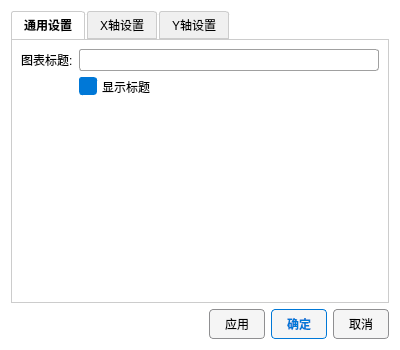
<?xml version="1.0" encoding="UTF-8"?>
<ui version="4.0">
 <class>ChartSetting1</class>
 <widget class="QDialog" name="ChartSetting1">
  <property name="geometry">
   <rect>
    <x>0</x>
    <y>0</y>
    <width>400</width>
    <height>350</height>
   </rect>
  </property>
  <property name="windowTitle">
   <string>图表设置</string>
  </property>
  <property name="styleSheet">
   <string notr="true">/* =======================================================
   图表设置弹窗专用样式表 (ChartSetting1)
   作用：将样式写死，隔离外部影响，强制修复复选框显示问题
======================================================= */

/* 1. 窗口全局设置：白底黑字 */
QDialog {
    background-color: #ffffff;
    color: #000000;
    font-family: &quot;Microsoft YaHei&quot;;
    font-size: 10pt;
}

/* 2. 复选框核心修复 (CheckBox) */
QCheckBox {
    spacing: 5px;
    color: #000000; /* 文字黑色 */
    background-color: transparent;
}

/* 自定义复选框的“框” (Indicator) */
QCheckBox::indicator {
    width: 16px;
    height: 16px;
    border: 1px solid #888888; /* 灰色边框 */
    border-radius: 3px;
    background-color: #ffffff; /* 默认白底 */
}

/* 鼠标悬停时边框变蓝 */
QCheckBox::indicator:hover {
    border: 1px solid #0078d7;
}

/* 【关键】选中状态：变为实心蓝色方块 */
/* 由于没有图片资源，使用颜色填充来表示选中，清晰直观 */
QCheckBox::indicator:checked {
    background-color: #0078d7;
    border: 1px solid #0078d7;
}
/* 选中状态下的悬停 */
QCheckBox::indicator:checked:hover {
    background-color: #005a9e;
}


/* 3. 输入框、数字框、下拉框设置 */
QLineEdit, QDoubleSpinBox, QComboBox {
    border: 1px solid #a0a0a0;
    border-radius: 3px;
    padding: 2px;
    background-color: #ffffff;
    color: #000000;
    selection-background-color: #0078d7;
    selection-color: #ffffff;
}
/* 禁用状态 */
QLineEdit:disabled, QDoubleSpinBox:disabled {
    background-color: #f0f0f0;
    color: #888888;
}

/* 4. Tab页面样式 */
QTabWidget::pane {
    border: 1px solid #cccccc;
    background-color: #ffffff;
}
QTabBar::tab {
    background-color: #f0f0f0;
    color: #000000;
    border: 1px solid #cccccc;
    padding: 6px 12px;
    margin-right: 2px;
    border-top-left-radius: 3px;
    border-top-right-radius: 3px;
}
QTabBar::tab:selected {
    background-color: #ffffff; /* 选中页签变白 */
    border-bottom-color: #ffffff; /* 底部与面板融合 */
    font-weight: bold;
}

/* 5. 按钮样式 */
QPushButton {
    border: 1px solid #8f8f91;
    border-radius: 4px;
    background-color: #f5f5f5;
    color: #000000;
    padding: 5px 15px;
}
QPushButton:hover {
    background-color: #e0e0e0;
}
QPushButton:pressed {
    background-color: #d0d0d0;
}
/* 默认按钮(如确定)加深颜色 */
QPushButton:default {
    border: 1px solid #0078d7;
    color: #0078d7;
    font-weight: bold;
}</string>
  </property>
  <layout class="QVBoxLayout" name="verticalLayout">
   <item>
    <widget class="QTabWidget" name="tabWidget">
     <property name="currentIndex">
      <number>0</number>
     </property>
     <widget class="QWidget" name="tabGeneral">
      <attribute name="title">
       <string>通用设置</string>
      </attribute>
      <layout class="QFormLayout" name="formLayout_3">
       <item row="0" column="0">
        <widget class="QLabel" name="labelTitle">
         <property name="text">
          <string>图表标题:</string>
         </property>
        </widget>
       </item>
       <item row="0" column="1">
        <widget class="QLineEdit" name="editTitle"/>
       </item>
       <item row="1" column="1">
        <widget class="QCheckBox" name="checkTitleVisible">
         <property name="text">
          <string>显示标题</string>
         </property>
         <property name="checked">
          <bool>true</bool>
         </property>
        </widget>
       </item>
      </layout>
     </widget>
     <widget class="QWidget" name="tabX">
      <attribute name="title">
       <string>X轴设置</string>
      </attribute>
      <layout class="QFormLayout" name="formLayout">
       <item row="0" column="0">
        <widget class="QLabel" name="label_2">
         <property name="text">
          <string>轴标签:</string>
         </property>
        </widget>
       </item>
       <item row="0" column="1">
        <widget class="QLineEdit" name="editXLabel"/>
       </item>
       <item row="1" column="0">
        <widget class="QLabel" name="label_3">
         <property name="text">
          <string>范围最小值:</string>
         </property>
        </widget>
       </item>
       <item row="1" column="1">
        <widget class="QDoubleSpinBox" name="spinXMin">
         <property name="decimals">
          <number>6</number>
         </property>
         <property name="minimum">
          <double>-999999999.000000000000000</double>
         </property>
         <property name="maximum">
          <double>999999999.000000000000000</double>
         </property>
        </widget>
       </item>
       <item row="2" column="0">
        <widget class="QLabel" name="label_4">
         <property name="text">
          <string>范围最大值:</string>
         </property>
        </widget>
       </item>
       <item row="2" column="1">
        <widget class="QDoubleSpinBox" name="spinXMax">
         <property name="decimals">
          <number>6</number>
         </property>
         <property name="minimum">
          <double>-999999999.000000000000000</double>
         </property>
         <property name="maximum">
          <double>999999999.000000000000000</double>
         </property>
        </widget>
       </item>
       <item row="3" column="1">
        <widget class="QCheckBox" name="checkXLog">
         <property name="text">
          <string>对数坐标 (Logarithmic)</string>
         </property>
        </widget>
       </item>
       <item row="4" column="1">
        <widget class="QCheckBox" name="checkXSci">
         <property name="text">
          <string>科学计数法显示</string>
         </property>
        </widget>
       </item>
       <item row="5" column="1">
        <widget class="QCheckBox" name="checkXGrid">
         <property name="text">
          <string>显示主网格</string>
         </property>
        </widget>
       </item>
       <item row="6" column="1">
        <widget class="QCheckBox" name="checkXSubGrid">
         <property name="text">
          <string>显示子网格</string>
         </property>
        </widget>
       </item>
      </layout>
     </widget>
     <widget class="QWidget" name="tabY">
      <attribute name="title">
       <string>Y轴设置</string>
      </attribute>
      <layout class="QFormLayout" name="formLayout_2">
       <item row="0" column="0">
        <widget class="QLabel" name="label_5">
         <property name="text">
          <string>轴标签:</string>
         </property>
        </widget>
       </item>
       <item row="0" column="1">
        <widget class="QLineEdit" name="editYLabel"/>
       </item>
       <item row="1" column="0">
        <widget class="QLabel" name="label_6">
         <property name="text">
          <string>范围最小值:</string>
         </property>
        </widget>
       </item>
       <item row="1" column="1">
        <widget class="QDoubleSpinBox" name="spinYMin">
         <property name="decimals">
          <number>6</number>
         </property>
         <property name="minimum">
          <double>-999999999.000000000000000</double>
         </property>
         <property name="maximum">
          <double>999999999.000000000000000</double>
         </property>
        </widget>
       </item>
       <item row="2" column="0">
        <widget class="QLabel" name="label_7">
         <property name="text">
          <string>范围最大值:</string>
         </property>
        </widget>
       </item>
       <item row="2" column="1">
        <widget class="QDoubleSpinBox" name="spinYMax">
         <property name="decimals">
          <number>6</number>
         </property>
         <property name="minimum">
          <double>-999999999.000000000000000</double>
         </property>
         <property name="maximum">
          <double>999999999.000000000000000</double>
         </property>
        </widget>
       </item>
       <item row="3" column="1">
        <widget class="QCheckBox" name="checkYLog">
         <property name="text">
          <string>对数坐标 (Logarithmic)</string>
         </property>
        </widget>
       </item>
       <item row="4" column="1">
        <widget class="QCheckBox" name="checkYSci">
         <property name="text">
          <string>科学计数法显示</string>
         </property>
        </widget>
       </item>
       <item row="5" column="1">
        <widget class="QCheckBox" name="checkYGrid">
         <property name="text">
          <string>显示主网格</string>
         </property>
        </widget>
       </item>
       <item row="6" column="1">
        <widget class="QCheckBox" name="checkYSubGrid">
         <property name="text">
          <string>显示子网格</string>
         </property>
        </widget>
       </item>
      </layout>
     </widget>
    </widget>
   </item>
   <item>
    <layout class="QHBoxLayout" name="horizontalLayout">
     <item>
      <spacer name="horizontalSpacer">
       <property name="orientation">
        <enum>Qt::Horizontal</enum>
       </property>
       <property name="sizeHint" stdset="0">
        <size>
         <width>40</width>
         <height>20</height>
        </size>
       </property>
      </spacer>
     </item>
     <item>
      <widget class="QPushButton" name="btnApply">
       <property name="text">
        <string>应用</string>
       </property>
      </widget>
     </item>
     <item>
      <widget class="QPushButton" name="btnOk">
       <property name="text">
        <string>确定</string>
       </property>
       <property name="default">
        <bool>true</bool>
       </property>
      </widget>
     </item>
     <item>
      <widget class="QPushButton" name="btnCancel">
       <property name="text">
        <string>取消</string>
       </property>
      </widget>
     </item>
    </layout>
   </item>
  </layout>
 </widget>
 <resources/>
 <connections/>
</ui>
